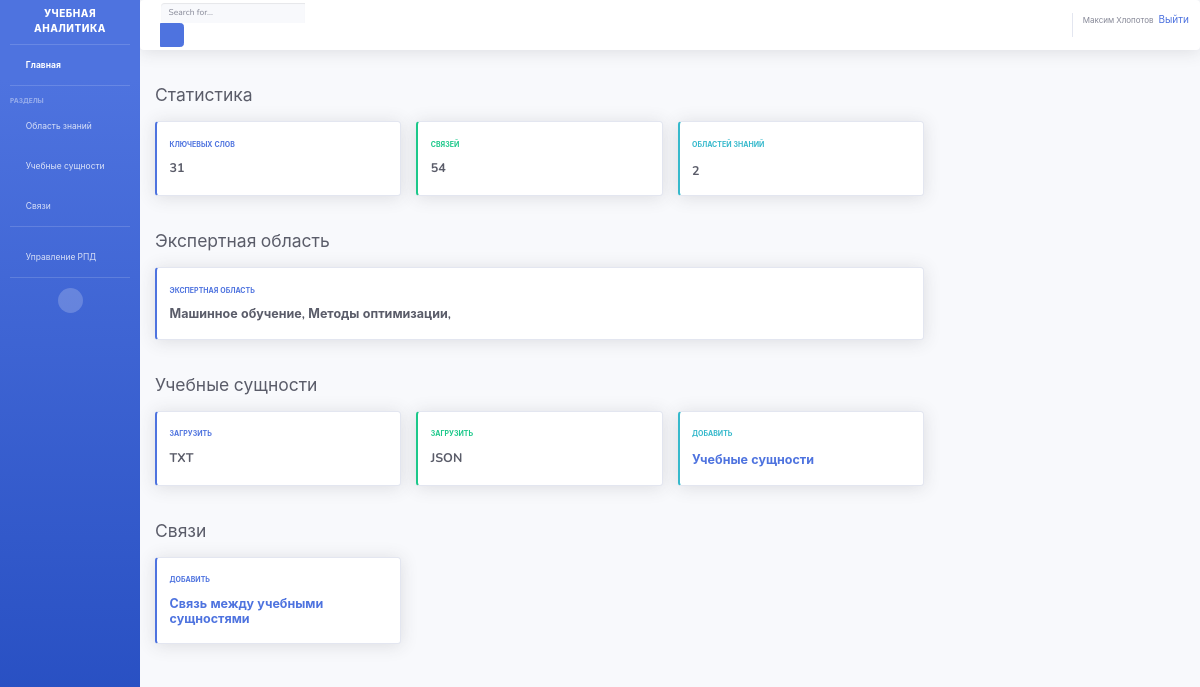
Before: / (signed in) with the older database file.
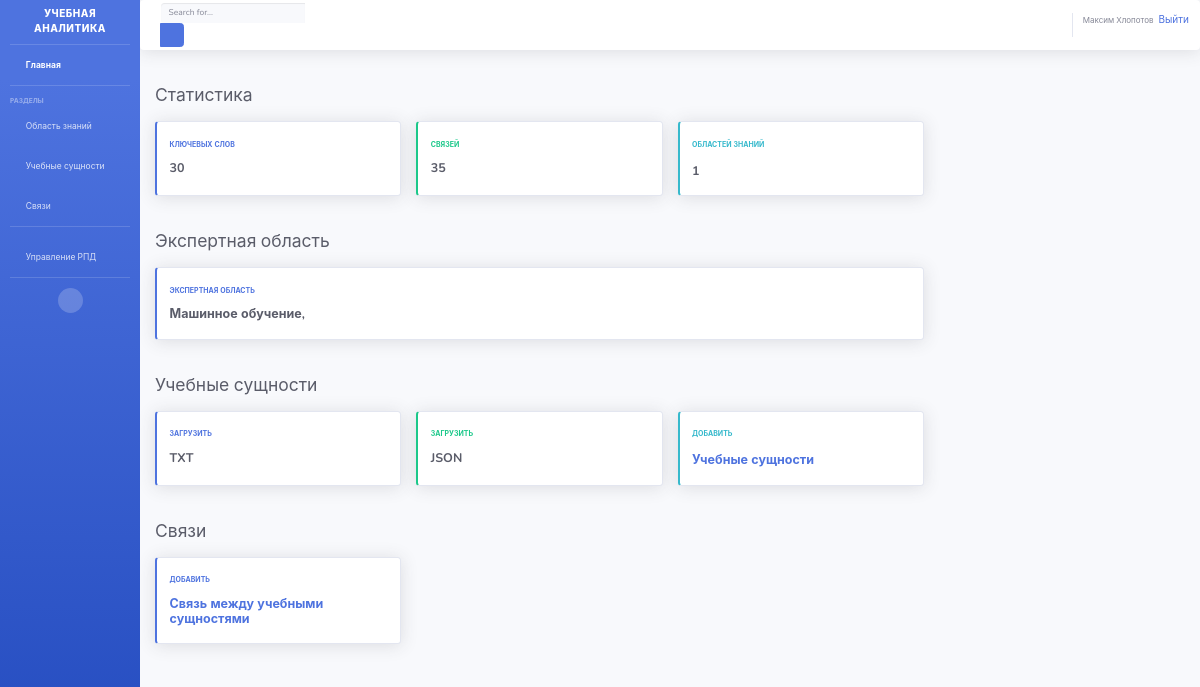
After: the same page with the newer database file.
### dataprocessing/models.py (models this page shows, shortened)
class Domain(models.Model):
    name = models.CharField(max_length=200, blank=True, verbose_name='Название')
    user = models.ManyToManyField(settings.AUTH_USER_MODEL, related_name = 'domain_user', verbose_name='Пользователи')

### dataprocessing/views.py (the view)
# urls.py: url(r'^$', views.index, name = 'index'),
@login_required
def index(request):
    domain_list = Domain.objects.filter(user=request.user)
    num_domain = Domain.objects.all().count()
    num_relation = Relation.objects.all().count()
    num_items = Items.objects.filter(author = request.user).count()
    return render(
        request,
        'index.html',
        context={'num_domain':num_domain,'num_items':num_items,'num_relation':num_relation,'domain_list':domain_list}
    )

### dataprocessing/templates/index.html (shortened to what the changed rows need)
{% extends "main.html" %}
{% block content %}
{% if user.is_authenticated %}
          <div class="d-sm-flex align-items-center justify-content-between mb-4">
            <h1 class="h3 mb-0 text-gray-800">Статистика</h1>
          </div>
          <div class="row">
            <div class="col-xl-3 col-md-6 mb-4">
              <div class="card border-left-primary shadow h-100 py-2">
                <div class="card-body">
                  <div class="row no-gutters align-items-center">
                    <div class="col mr-2">
                      <div class="text-xs font-weight-bold text-primary text-uppercase mb-1">Ключевых слов</div>
                      <div class="h5 mb-0 font-weight-bold text-gray-800">{{ num_items }}</div>
                    </div>
                    <div class="col-auto">
                      <i class="fas fa-list fa-2x text-gray-300"></i>
                    </div>
                  </div>
                </div>
              </div>
            </div>
            <div class="col-xl-3 col-md-6 mb-4">
              <div class="card border-left-success shadow h-100 py-2">
                <div class="card-body">
                  <div class="row no-gutters align-items-center">
                    <div class="col mr-2">
                      <div class="text-xs font-weight-bold text-success text-uppercase mb-1">Связей</div>
                      <div class="h5 mb-0 font-weight-bold text-gray-800">{{num_relation}}</div>
                    </div>
                    <div class="col-auto">
                      <i class="fas fa-sitemap fa-2x text-gray-300"></i>
                    </div>
                  </div>
                </div>
              </div>
            </div>
            <div class="col-xl-3 col-md-6 mb-4">
              <div class="card border-left-info shadow h-100 py-2">
                <div class="card-body">
                  <div class="row no-gutters align-items-center">
                    <div class="col mr-2">
                      <div class="text-xs font-weight-bold text-info text-uppercase mb-1">Областей знаний</div>
                      <div class="row no-gutters align-items-center">
                        <div class="col-auto">
                          <div class="h5 mb-0 mr-3 font-weight-bold text-gray-800">{{num_domain}}</div>
                        </div>
                      </div>
                    </div>
                    <div class="col-auto">
                      <i class="fas fa-university fa-2x text-gray-300"></i>
                    </div>
                  </div>
                </div>
              </div>
            </div>
            </div>
<div class="d-sm-flex align-items-center justify-content-between mb-4">
      <h1 class="h3 mb-0 text-gray-800">Экспертная область</h1>
      </div>
        <div class="row">
            <div class="col-xl-9 col-md-6">
              <div class="card border-left-primary shadow h-100 py-2">
                <div class="card-body">
                  <div class="row no-gutters align-items-center">
                    <div class="col mr-2">
                      <div class="text-xs font-weight-bold text-primary text-uppercase mb-1">Экспертная область</div>
                      <div class="h5 mb-0 font-weight-bold text-gray-800">
                      {% for domain in domain_list %}
                      {{domain.name}},
                      {% endfor %}
                      </div>
                    </div>
                    <div class="col-auto">
                      <i class="fas fa-university fa-2x text-gray-300" data-toggle="modal" data-target="#TxtModal"></i>
                    </div>
                  </div>
                </div>
              </div>
            </div>
          </div>
<br>
 <div class="d-sm-flex align-items-center justify-content-between mb-4">
      <h1 class="h3 mb-0 text-gray-800">Учебные сущности</h1>
      </div>
          <div class="row">
            <div class="col-xl-3 col-md-6 mb-4">
              <div class="card border-left-primary shadow h-100 py-2">
                <div class="card-body">
                  <div class="row no-gutters align-items-center">
                    <div class="col mr-2">
                      <div class="text-xs font-weight-bold text-primary text-uppercase mb-1">Загрузить</div>
                      <div class="h5 mb-0 font-weight-bold text-gray-800">TXT
                      </div>
                    </div>
                    <div class="col-auto">
                      <i class="fas fa-download fa-2x text-gray-300" data-toggle="modal" data-target="#TxtModal"></i>
                    </div>
                  </div>
                </div>
              </div>
            </div>
            <div class="col-xl-3 col-md-6 mb-4">
              <div class="card border-left-success shadow h-100 py-2">
                <div class="card-body">
                  <div class="row no-gutters align-items-center">
                    <div class="col mr-2">
                      <div class="text-xs font-weight-bold text-success text-uppercase mb-1">Загрузить</div>
                      <div class="h5 mb-0 font-weight-bold text-gray-800">JSON</div>
                    </div>
                    <div class="col-auto">
                      <i class="fas fa-download fa-2x text-gray-300" data-toggle="modal" data-target="#JsonModal"></i>
                    </div>
                  </div>
                </div>
              </div>
            </div>
            <div class="col-xl-3 col-md-6 mb-4">
              <div class="card border-left-info shadow h-100 py-2">
                <div class="card-body">
                  <div class="row no-gutters align-items-center">
                    <div class="col mr-2">
                      <div class="text-xs font-weight-bold text-info text-uppercase mb-1">Добавить</div>
                      <div class="row no-gutters align-items-center">
                        <div class="col-auto">
                          <div class="h5 mb-0 mr-3 font-weight-bold text-gray-800"><a href="{% url 'post_items' %}">Учебные сущности</a></div>
                        </div>
                      </div>
                    </div>
                    <div class="col-auto">
                      <i class="fas fa-clipboard-list fa-2x text-gray-300"></i>
                    </div>
                  </div>
                </div>
              </div>
            </div>
</div>
<div class="d-sm-flex align-items-center justify-content-between mb-4">
      <h1 class="h3 mb-0 text-gray-800">Связи</h1>
      </div>
 <div class="row">
            <div class="col-xl-3 col-md-6 mb-4">
              <div class="card border-left-primary shadow h-100 py-2">
                <div class="card-body">
                  <div class="row no-gutters align-items-center">
                    <div class="col mr-2">
                      <div class="text-xs font-weight-bold text-primary text-uppercase mb-1">Добавить</div>
                      <div class="h5 mb-0 font-weight-bold text-gray-800"><a href = "{% url 'post_relation' %}">Связь между учебными сущностями</a>
                      </div>
                    </div>
                    <div class="col-auto">
                      <i class="fas fa-sitemap fa-2x text-gray-300"></i>
                    </div>
                  </div>
                </div>
              </div>
            </div>
{%else%}
    <p>У вас нет доступа к этой странице. Обратитесь к администратору</p>
    <li><a href="{% url 'index'%}">Вернуться</a></li>
{% endif %}
{% endblock %}

Changed rows visible on the page:
removed Domain: name "Методы оптимизации"
Other visible differences:
{{ num_items }}: "31" → "30"
{{ num_relation }}: "54" → "35"
{{ num_domain }}: "2" → "1"
